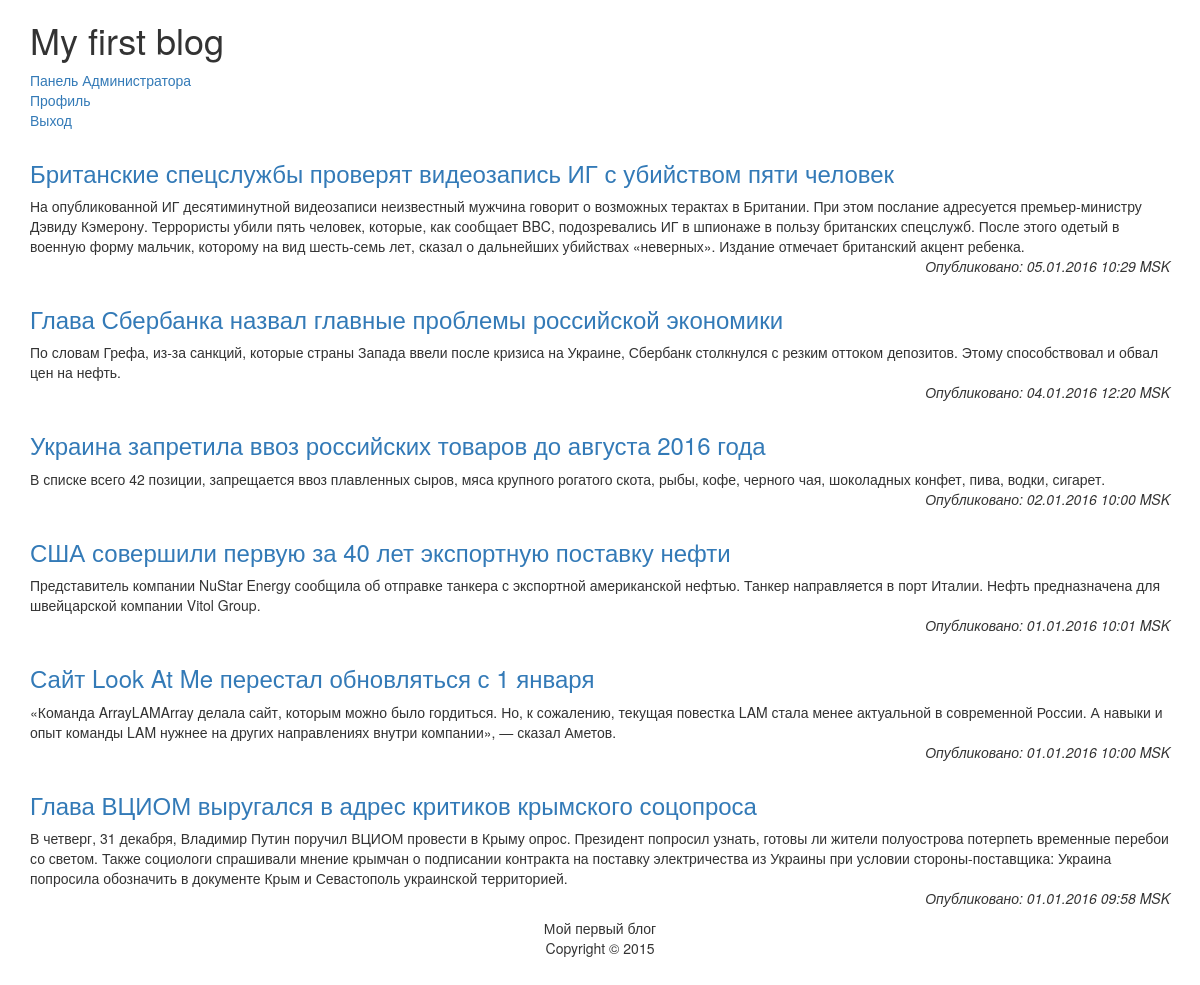
The page / (signed in) on the database its author committed.
### tables this page shows
CREATE TABLE "articles" (
	`id`	INTEGER NOT NULL PRIMARY KEY AUTOINCREMENT,
	`title`	TEXT,
	`content`	TEXT,
	`timestamp`	INTEGER
);

### includes/class/articles.php (called while the page is built, shortened)
<?php
class Articles {
	private $db;
	private $date_format;
	public function __construct($db, $date_format = 'd.m.Y H:i T') {
		$this->db = $db;
		$this->date_format = $date_format;
	}
	public function get_all() {
		$return = false;
		if ($this->db) {
			$query = "SELECT * FROM articles ORDER BY timestamp DESC;";
			$result = $this->db->query($query);
			if($result) {
				while (true) {
					$row = $result->fetchArray(SQLITE3_ASSOC);
					if ($row) {
						$row['date'] = date($this->date_format, $row['timestamp']);
						$return[] = $row;
					} else {
						break;
					}
				}
			}
		}
		return $return;
	}
}
?>

### includes/sections.php (called while the page is built, shortened)
<?php
$section = isset($_GET['section']) ? $_GET['section'] : null;
switch ($section) {
	default:
		require_once(CLASS_DIR.'articles.php');
		$article_list = (new Articles($db))->get_all();
		break;
}
?>

### index.php (called while the page is built, shortened)
<?php
require_once ROOT_DIR.'preamble.php';
require_once CLASS_DIR.'blog.php';
$blog = new Blog($db);
require_once INCLUDE_DIR.'sections.php';
include TEMPLATE_DIR.'main.php';
?>

### includes/templates/article_list.php (the view)
<?php foreach($article_list as $article) : ?>
<div class='article'>
  <a href='<?=ROOT_DIR.'?section=article&id='.$article['id']?>'><h3><?=$article['title']?></h3></a>
  <?=$blog->parse($article['content'])[0]?>
  <p class='date'>Опубликовано: <?=$article['date']?></p>
</div>
<?php endforeach; ?>

### includes/class/blog.php (shortened to what this page needs)
<?php
class Blog {
	public function parse($str) {
		$str_formated = explode("\r\n", $str);
		$tags_pseudo = array ('[b]', '[/b]', '[em]', '[/em]', '[url]', '[/url/]', '[/url]', '[img]', '[/img]');
		$tags_html = array ('<strong>', '</strong>', '<em>', '</em>', '<a href="', '">', '</a>', '<img src="', '">');
		return $str_formated;
	}
}
?>

### style/style.css (style rules this page uses)
.article { margin-top: 30px; }
.article p.date { text-align: right; font-style: italic; }

### rows shown on the page
articles: title "Британские спецслужбы проверят видеозапись ИГ с убийством пяти человек", parse "На опубликованной ИГ десятиминутной видеозаписи неизвестный мужчина говорит о возможных терактах в Британии. При этом послание адресуется премьер-министру Дэвиду Кэмерону. Террористы убили пять человек, которые, как сообщает BBC, подозревались ИГ в шпионаже в пользу британских спецслужб. После этого одетый в военную форму мальчик, которому на вид шесть-семь лет, сказал о дальнейших убийствах «неверных». Издание отмечает британский акцент ребенка.", date "05.01.2016 10:29 MSK"
articles: title "Глава Сбербанка назвал главные проблемы российской экономики", parse "По словам Грефа, из-за санкций, которые страны Запада ввели после кризиса на Украине, Сбербанк столкнулся с резким оттоком депозитов. Этому способствовал и обвал цен на нефть.", date "04.01.2016 12:20 MSK"
articles: title "Украина запретила ввоз российских товаров до августа 2016 года", parse "В списке всего 42 позиции, запрещается ввоз плавленных сыров, мяса крупного рогатого скота, рыбы, кофе, черного чая, шоколадных конфет, пива, водки, сигарет.", date "02.01.2016 10:00 MSK"
articles: title "США совершили первую за 40 лет экспортную поставку нефти", content "Представитель компании NuStar Energy сообщила об отправке танкера с экспортной американской нефтью. Танкер направляется в порт Италии. Нефть предназначена для швейцарской компании Vitol Group.", date "01.01.2016 10:01 MSK"
articles: title "Сайт Look At Me перестал обновляться с 1 января", parse "«Команда LAM делала сайт, которым можно было гордиться. Но, к сожалению, текущая повестка LAM стала менее актуальной в современной России. А навыки и опыт команды LAM нужнее на других направлениях внутри компании», — сказал Аметов.", date "01.01.2016 10:00 MSK"
articles: title "Глава ВЦИОМ выругался в адрес критиков крымского соцопроса", content "В четверг, 31 декабря, Владимир Путин поручил ВЦИОМ провести в Крыму опрос. Президент попросил узнать, готовы ли жители полуострова потерпеть временные перебои со светом. Также социологи спрашивали мнение крымчан о подписании контракта на поставку электричества из Украины при условии стороны-поставщика: Украина попросила обозначить в документе Крым и Севастополь украинской территорией.", date "01.01.2016 09:58 MSK"

### other values the page prints
$blog->get_title() "My first blog"
$item['name'] "Панель Администратора"
$item['name'] "Профиль"
$item['name'] "Выход"
